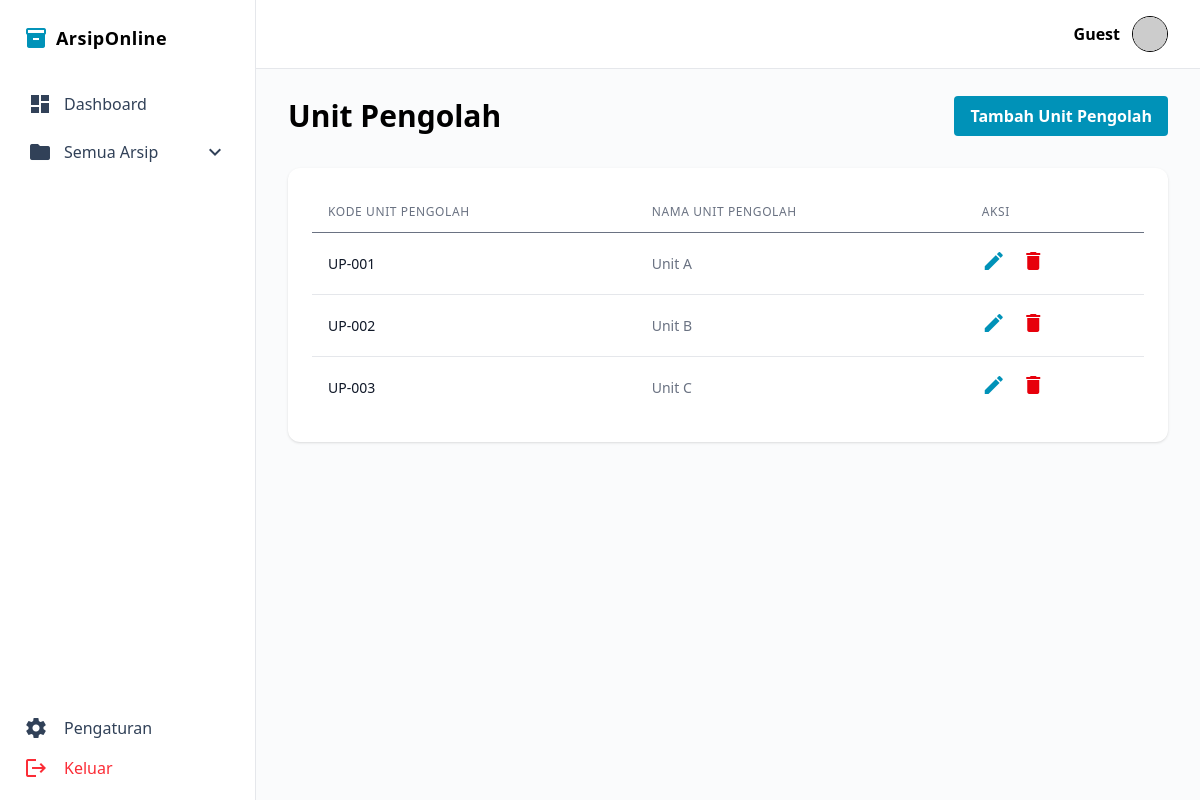
Page /admin/unit_pengolah.php on the committed database.
### tables this page shows
CREATE TABLE `unit_pengolah` (
  `id_unit` int(11) NOT NULL,
  `kode_unit` varchar(10) NOT NULL,
  `nama_unit` varchar(150) NOT NULL,
  `created_at` datetime NOT NULL DEFAULT current_timestamp(),
  `updated_at` datetime DEFAULT NULL ON UPDATE current_timestamp()
);

### admin/unit_pengolah.php (the view, shortened to what this page needs)
<?php
include_once __DIR__ . '/../config/database.php';
$result = $conn->query("SELECT * FROM unit_pengolah ORDER BY kode_unit ASC");
$units = [];
if ($result && $result->num_rows > 0) {
    while ($row = $result->fetch_assoc()) {
        $units[] = $row;
    }
}
include __DIR__ . '/../layouts/master/header.php';
?>
<div class="min-h-screen bg-[#fafbfc] flex overflow-hidden">
    <div class="flex-1 flex flex-col ml-64">
        <?php include __DIR__ . '/../layouts/components/topbar.php'; ?>
        <main class="flex-1 p-8 space-y-8 mt-16 overflow-y-auto">
            <div class="flex justify-between items-center">
                <div class="font-bold text-3xl">Unit Pengolah</div>
                <button onclick="openModal('tambahUnitPengolahModal')" class="bg-cyan-600 hover:bg-cyan-700 text-white font-bold py-2 px-4 rounded">
                    Tambah Unit Pengolah
                </button>
            </div>
            <section class="bg-white rounded-xl shadow-sm p-6">
                <div class="overflow-x-auto">
                    <table class="min-w-full text-sm">
                        <thead>
                            <tr class="text-gray-500 border-b">
                                <th class="py-3 px-4 text-left font-medium text-xs uppercase tracking-wider">Kode Unit Pengolah</th>
                                <th class="py-3 px-4 text-left font-medium text-xs uppercase tracking-wider">Nama Unit Pengolah</th>
                                <th class="py-3 px-4 text-left font-medium text-xs uppercase tracking-wider">Aksi</th>
                            </tr>
                        </thead>
                        <tbody class="bg-white divide-y divide-gray-200">
                            <?php foreach ($units as $unit) : ?>
                            <tr class="hover:bg-gray-50">
                                <td class="py-4 px-4 whitespace-nowrap text-sm font-medium text-gray-900"><?= $unit['kode_unit'] ?></td>
                                <td class="py-4 px-4 whitespace-nowrap text-sm text-gray-500"><?= $unit['nama_unit'] ?></td>
                                <td class="py-4 px-4 whitespace-nowrap text-sm font-medium">
                                    <button
                                        class="text-cyan-600 hover:text-cyan-900 mr-3 btnEdit"
                                        data-id="<?= $unit['id_unit'] ?>"
                                        data-kode="<?= $unit['kode_unit'] ?>"
                                        data-nama="<?= $unit['nama_unit'] ?>">
                                        <span class="material-icons text-base">edit</span>
                                    </button>
                                    <button
                                        class="text-red-600 hover:text-red-900 btnDelete"
                                        data-id="<?= $unit['id_unit'] ?>">
                                        <span class="material-icons text-base">delete</span>
                                    </button>
                                </td>
                            </tr>
                            <?php endforeach; ?>
                        </tbody>
                    </table>
                </div>
            </section>
        </main>
    </div>
</div>
<?php
include __DIR__ . '/../layouts/master/footer.php';
?>

### rows in the picture
unit_pengolah: kode_unit "UP-001", nama_unit "Unit A"
unit_pengolah: kode_unit "UP-002", nama_unit "Unit B"
unit_pengolah: kode_unit "UP-003", nama_unit "Unit C"

### other values in the picture
$_SESSION['username'] "Guest"
